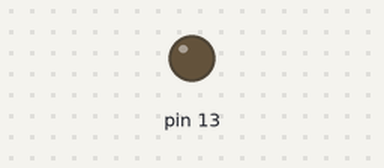
Recording of a sketch running on a simulated Arduino Uno, built with avr-gcc and run on an emulated ATmega328P. Parts: output pins drawn as LEDs (lit = HIGH).

Above: at 1.5 s.
At 4.0 s:
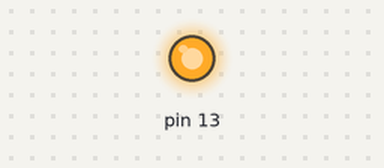
Timing chart, 0 to 9.1 s (numbered marks = the images above):
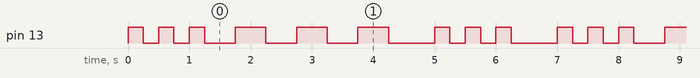

The sketch:

pisca_sos.ino
```cpp
// 2022-02-16
void setup() {
  pinMode(13,OUTPUT);
}
void loop() {
  int i;
  // ...
  for (i = 0; i < 3; ++i) {
    digitalWrite(13,1);
    delay(250);
    digitalWrite(13,0);
    delay(250);
  }
  delay(250);
  // - - -
  for (i = 0; i <3; ++i) {
    digitalWrite(13,1);
    delay(500);
    digitalWrite(13,0);
    delay(500);
  }
  delay(250);
  // ...
  for (i = 0; i < 3; ++i) {
    digitalWrite(13,1);
    delay(250);
    digitalWrite(13,0);
    delay(250);
  }
  delay(500);
}
```

Measured:
- by itself, pin 13: repeats every 7.0 s: 2 × (LOW 0.25 s, HIGH 0.25 s), 3 × (LOW 0.50 s, HIGH 0.50 s), LOW 0.75 s, 2 × (HIGH 0.25 s, LOW 0.25 s), HIGH 0.25 s, LOW 0.75 s, HIGH 0.25 s
- by itself, everything shown: repeats every 7.0 s, in 18 steps
